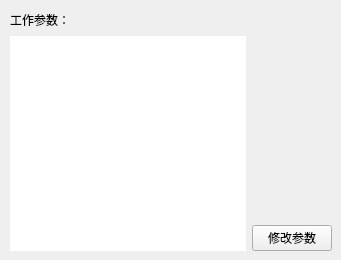
        <widget class="QWidget" name="tabSlaveJCJPara">
         <attribute name="title">
          <string>控制参数</string>
         </attribute>
         <widget class="QWidget" name="layoutWidget_2">
          <property name="geometry">
           <rect>
            <x>10</x>
            <y>10</y>
            <width>322</width>
            <height>241</height>
           </rect>
          </property>
          <layout class="QHBoxLayout" name="horizontalLayout_37">
           <item>
            <layout class="QVBoxLayout" name="verticalLayout_46">
             <item>
              <layout class="QHBoxLayout" name="horizontalLayout_38">
               <item>
                <widget class="QLabel" name="label_8">
                 <property name="text">
                  <string>工作参数：</string>
                 </property>
                </widget>
               </item>
               <item>
                <spacer name="horizontalSpacer_42">
                 <property name="orientation">
                  <enum>Qt::Horizontal</enum>
                 </property>
                 <property name="sizeHint" stdset="0">
                  <size>
                   <width>40</width>
                   <height>20</height>
                  </size>
                 </property>
                </spacer>
               </item>
              </layout>
             </item>
             <item>
              <widget class="QTableWidget" name="tableWidgeCjc">
               <property name="minimumSize">
                <size>
                 <width>235</width>
                 <height>0</height>
                </size>
               </property>
               <property name="maximumSize">
                <size>
                 <width>491</width>
                 <height>220</height>
                </size>
               </property>
               <property name="focusPolicy">
                <enum>Qt::NoFocus</enum>
               </property>
               <property name="styleSheet">
                <string notr="true">border: 0px solid #B8B8B8;</string>
               </property>
               <property name="editTriggers">
                <set>QAbstractItemView::NoEditTriggers</set>
               </property>
               <property name="selectionMode">
                <enum>QAbstractItemView::NoSelection</enum>
               </property>
              </widget>
             </item>
            </layout>
           </item>
           <item>
            <layout class="QVBoxLayout" name="verticalLayout_47">
             <item>
              <spacer name="verticalSpacer_11">
               <property name="orientation">
                <enum>Qt::Vertical</enum>
               </property>
               <property name="sizeHint" stdset="0">
                <size>
                 <width>20</width>
                 <height>148</height>
                </size>
               </property>
              </spacer>
             </item>
             <item>
              <widget class="QPushButton" name="btnSetCjcPara">
               <property name="text">
                <string>修改参数</string>
               </property>
              </widget>
             </item>
            </layout>
           </item>
          </layout>
         </widget>
        </widget>
